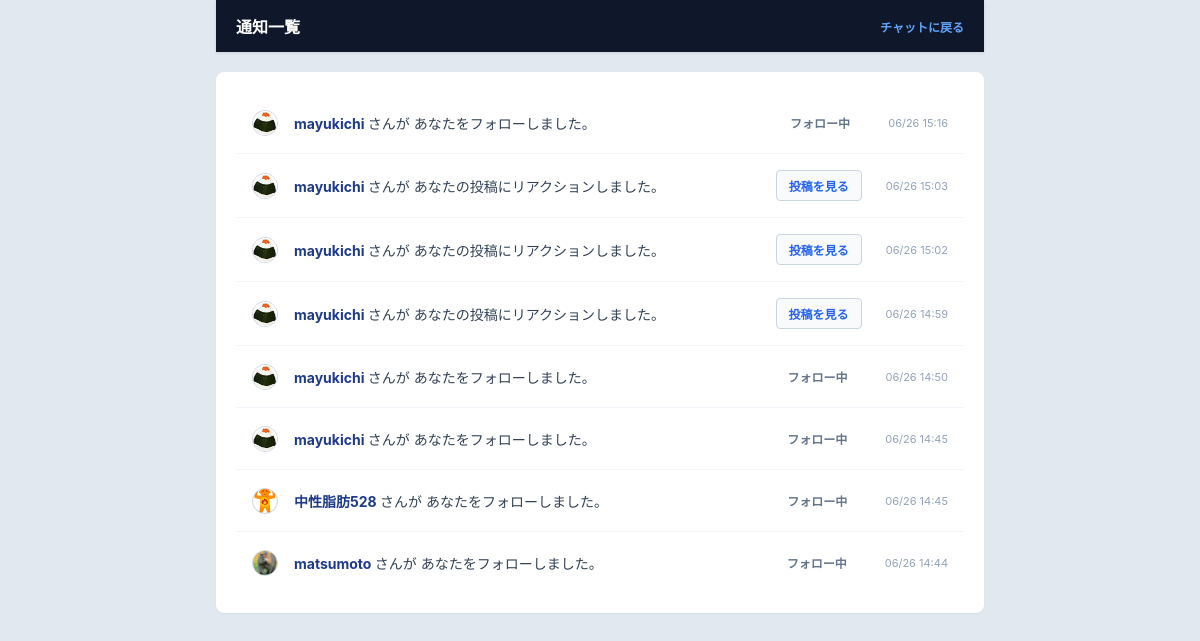
Page /notifications/ (signed in) on the earlier database version.
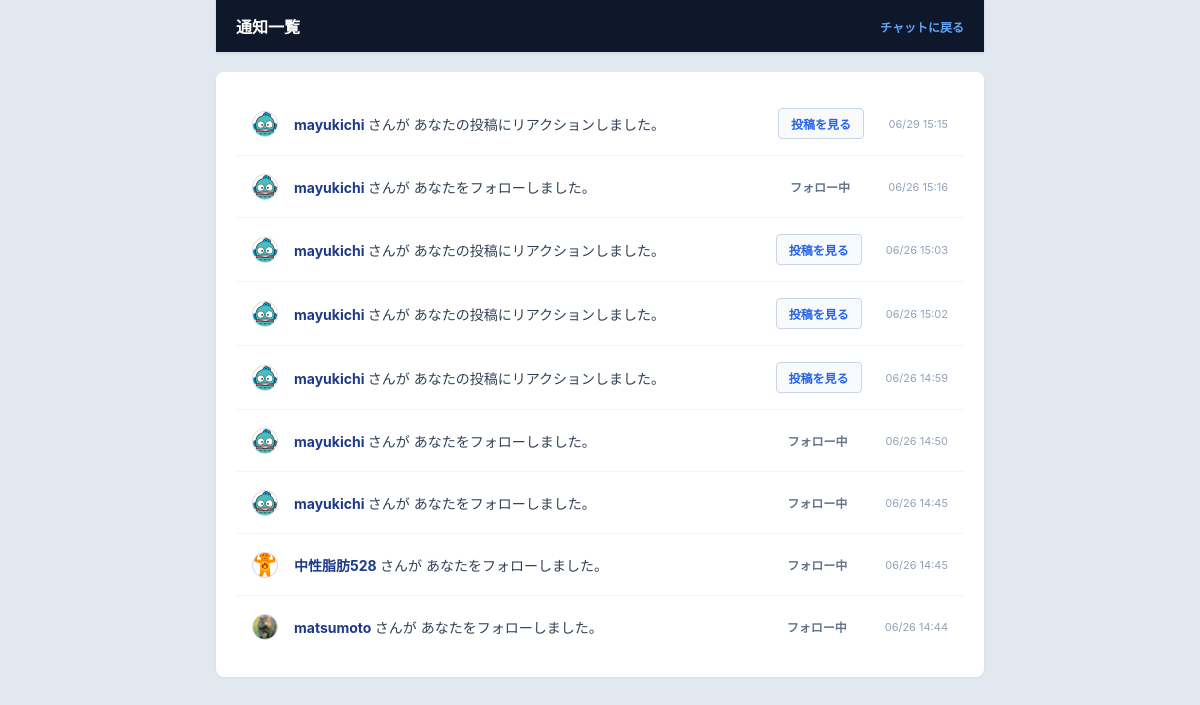
Same page on the later database version.
### accounts/models.py (models this page shows, shortened)
class Notification(models.Model):
    receiver = models.ForeignKey(User, on_delete=models.CASCADE, related_name='notifications_received')
    sender = models.ForeignKey(User, on_delete=models.CASCADE, related_name='notifications_sent')
    notification_type = models.CharField(max_length=20)
    message_id = models.IntegerField(null=True, blank=True)
    is_read = models.BooleanField(default=False)
    created_at = models.DateTimeField(auto_now_add=True)
    class Meta:
        ordering = ['-created_at']

class Profile(models.Model):
    user = models.OneToOneField(User, on_delete=models.CASCADE)
    nickname = models.CharField('ユーザー名', max_length=50, blank=True)
    icon = models.ImageField('アイコン画像', upload_to='icons/', blank=True, null=True)
    following = models.ManyToManyField('self', symmetrical=False, related_name='followers', blank=True)

### chat/views.py (the view)
# urls.py: path('notifications/', chat_views.notification_list, name='notifications'),
@login_required
def notification_list(request):
    notifications = Notification.objects.filter(receiver=request.user)
    notifications.update(is_read=True)
    return render(request, 'chat/notifications.html', {'notifications': notifications})

### templates/chat/notifications.html (shortened to what this page needs)
{% load static %}
<!DOCTYPE html>
<html lang="ja">
<head>
    <link rel="stylesheet" href="{% static 'css/room.css' %}">
    <link rel="stylesheet" href="{% static 'css/notifications.css' %}">
</head>
<body>
    <div class="chat-header">
        <h1 class="chat-title">通知一覧</h1>
        <div class="user-status">
            <a href="{% url 'chat_room' %}" style="color: #60a5fa; font-weight: bold; text-decoration: none;" onmouseover="this.style.textDecoration='underline'" onmouseout="this.style.textDecoration='none'">
                チャットに戻る
            </a>
        </div>
    </div>
    <div class="notification-container">
        {% if not notifications %}
            <div class="empty-message">新しい通知はありません。</div>
        {% else %}
            {% for n in notifications %}
                <div class="notification-item">
                    <div class="msg-avatar-container">
                        {% if n.sender.profile.icon %}
                            <img src="{{ n.sender.profile.icon.url }}" class="msg-avatar" alt="アイコン" onclick="location.href='/profile/{{ n.sender.id }}/'" style="cursor: pointer;">
                        {% else %}
                            <div class="msg-avatar-default" onclick="location.href='/profile/{{ n.sender.id }}/'" style="cursor: pointer;">👤</div>
                        {% endif %}
                    </div>
                    <div class="notification-text">
                        <span class="notification-user-link" onclick="location.href='/profile/{{ n.sender.id }}/'">
                            {{ n.sender.profile.nickname|default:n.sender.username }}
                        </span> さんが
                        {% if n.notification_type == 'reply' %}
                            あなたの投稿にスレッドで返信しました。
                        {% elif n.notification_type == 'follow' %}
                            あなたをフォローしました。
                        {% elif n.notification_type == 'reaction' %}
                            あなたの投稿にリアクションしました。
                        {% else %}
                            あなたにアクションを行いました。
                        {% endif %}
                    </div>
                    {% if n.notification_type == 'follow' %}
                        <div class="noti-action-area">
                            {% if n.sender.profile in user.profile.following.all %}
                                <span class="noti-btn-status">フォロー中</span>
                            {% else %}
                                <button class="noti-btn-fallback" onclick="location.href='/profile/{{ n.sender.id }}/toggle-follow/'">
                                    フォローバック
                                </button>
                            {% endif %}
                        </div>
                    {% endif %}
                    {% if n.notification_type != 'follow' %}
                        <div class="noti-action-area">
                            <a href="/room/#msg-id-{{ n.message_id }}" class="noti-link-to-post">投稿を見る</a>
                        </div>
                    {% endif %}
                    <div class="notification-time">
                        {{ n.created_at|date:"m/d H:i" }}
                    </div>
                </div>
            {% endfor %}
        {% endif %}
    </div>
</body>
</html>

Differences in the rows shown:
added Notification: sender.profile.icon (picture), sender.profile.nickname "mayukichi", notification_type "あなたの投稿にリアクションしました。", created_at "06/29 15:15"
changed through a linked row, Notification (number 2 of 9 on the later page): sender.profile.icon: a different picture
changed through a linked row, Notification (number 3 of 9 on the later page): sender.profile.icon: a different picture
changed through a linked row, Notification (number 4 of 9 on the later page): sender.profile.icon: a different picture
changed through a linked row, Notification (number 5 of 9 on the later page): sender.profile.icon: a different picture
changed through a linked row, Notification (number 6 of 9 on the later page): sender.profile.icon: a different picture
changed through a linked row, Notification (number 7 of 9 on the later page): sender.profile.icon: a different picture
